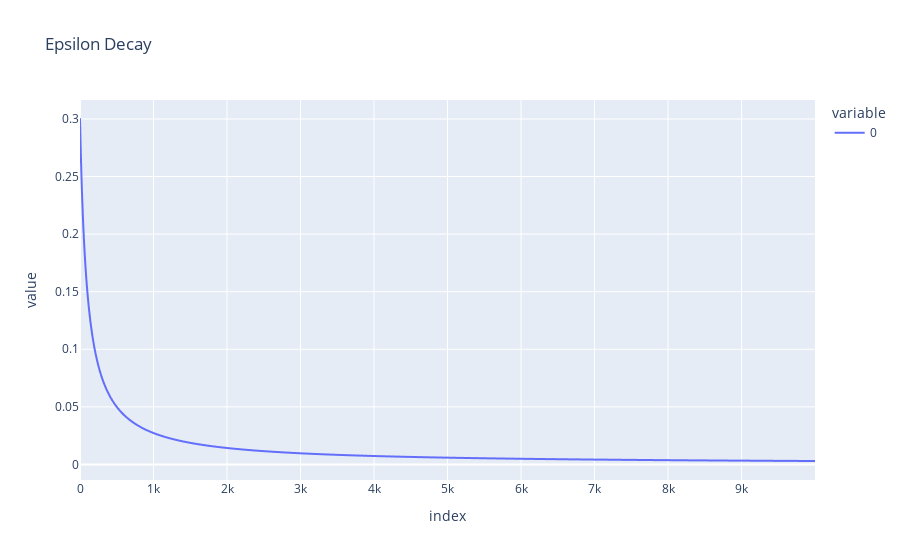

Notebook code for this chart:
### Code cell
px.line([inverse_scaling_decay(EPSILON_START, EPSILON_END, i, DECAY_RATE) for i in range(TIMESTEPS)], title="Epsilon Decay")

### Figure 1 — Plotly figure (JSON) as saved in the notebook; plotly's stock layout.template omitted (floating-point values rounded to 4 significant figures; data arrays with more than 128 entries replaced by an {"elided": "..."} marker saying what was removed)
{"data": [{"hovertemplate": "variable=0<br>index=%{x}<br>value=%{y}<extra></extra>", "legendgroup": "0", "line": {"color": "#636efa", "dash": "solid"}, "marker": {"symbol": "circle"}, "mode": "lines", "name": "0", "showlegend": true, "type": "scattergl", "x": {"elided": "10000 int values"}, "xaxis": "x", "y": {"elided": "10000 float values"}, "yaxis": "y"}], "layout": {"legend": {"title": {"text": "variable"}, "tracegroupgap": 0}, "title": {"text": "Epsilon Decay"}, "xaxis": {"anchor": "y", "domain": [0, 1], "title": {"text": "index"}}, "yaxis": {"anchor": "x", "domain": [0, 1], "title": {"text": "value"}}}}
